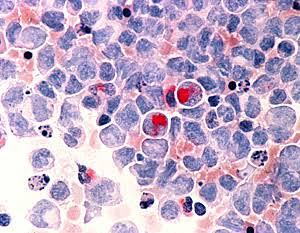
#> input picture img/cancer.jpg, 300 x 233 px
$ jupyter execute 18_tema4.ipynb
#> lines starting #> are read from the running program, lines starting #| are printed output that depends on the picture; after the words box and inside, x2 and y2 are one past the last pixel; in counts of white or black regions, pixels touching at a corner belong together
[cell 1]
import cv2
import numpy as np
import matplotlib.pyplot as plt

img = cv2.imread('..//img/cancer.jpg')
#> img is the input picture: shape (233, 300, 3); mean B, G, R 200.6, 172.1, 193
gris = cv2.cvtColor(img, cv2.COLOR_BGR2GRAY)
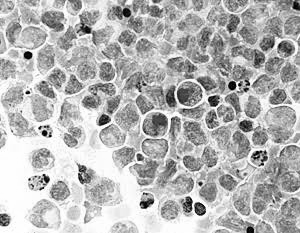
#> gris: shape (233, 300); min 2, max 255, mean 181.6

_, mascara = cv2.threshold(gris, 127, 255, cv2.THRESH_BINARY)
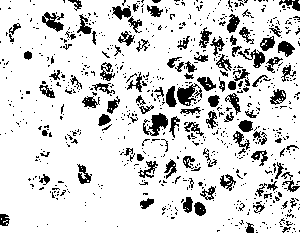
#> mascara: shape (233, 300); 84.5% white; 786 black regions (679 under 20 px), largest, box (x1, y1, x2, y2) and area: (143, 113, 168, 136) 297, (177, 83, 202, 106) 291, (42, 12, 64, 32) 226

kernel = np.array([[0,1,0],[1,1,1],[0,1,1]], dtype=np.uint8) # personalizada

erosion = cv2.erode(mascara, kernel, iterations = 1)
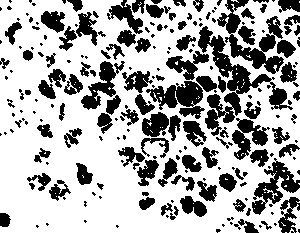
#> erosion: shape (233, 300); 67.9% white; 221 black regions (115 under 20 px), largest, box (x1, y1, x2, y2) and area: (198, 26, 293, 136) 2440, (217, 0, 284, 74) 1617, (146, 81, 205, 119) 1121

plt.figure(figsize=(12, 9))

plt.subplot(1, 4, 1)
plt.title('Original')
plt.imshow(cv2.cvtColor(img, cv2.COLOR_BGR2RGB))
plt.axis('off')

plt.subplot(1, 4, 2)
plt.title('Mascara')
plt.imshow(mascara, cmap='gray')
plt.axis('off')

plt.subplot(1, 4, 3)
plt.title('Kernel')
plt.imshow(kernel, cmap='gray')
plt.axis('off')

plt.subplot(1, 4, 4)
plt.title('Erosion')
plt.imshow(erosion, cmap='gray')
plt.axis('off')

plt.tight_layout()
plt.show()
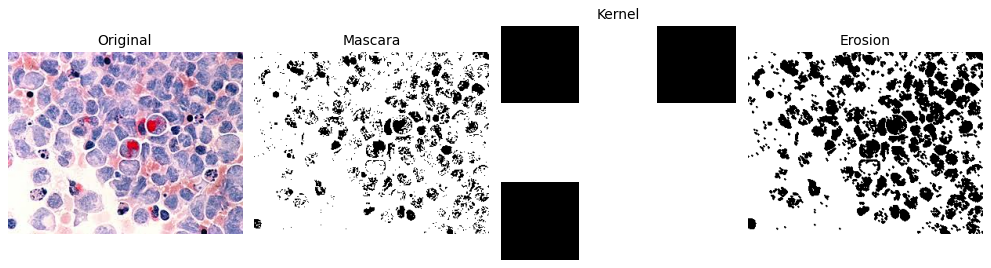
#> figure drawn by matplotlib, 4 panels

[cell 2]
import cv2
import numpy as np
import matplotlib.pyplot as plt

img = cv2.imread('..//img/cancer.jpg')
img2 = cv2.cvtColor(img, cv2.COLOR_BGR2HSV)
#> img2: shape (233, 300, 3); mean H, S, V 129.4, 51.1, 208.4

arr1 = np.array([145, 230, 0])
arr2 = np.array([180, 255, 255])

copia = img2.copy()

mascara = cv2.inRange(copia, arr1, arr2)
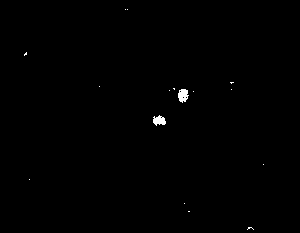
#> mascara: shape (233, 300); 0.34% white; 16 white regions (14 under 20 px), largest, box (x1, y1, x2, y2) and area: (178, 89, 189, 103) 109, (153, 115, 166, 126) 95

# kernel = np.ones((5, 5), np.uint8)

kernel =  np.array([[1,1,1,1,1],[1,1,1,1,1],[1,1,0,1,1],[1,1,1,1,1],[1,1,1,1,1]], dtype=np.uint8)
# kernel = np.array([[0,1,0],[1,1,1],[0,1,1]], dtype=np.uint8)

erosion = cv2.erode(mascara, kernel, iterations=1)
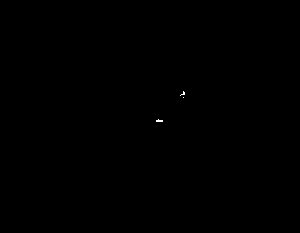
#> erosion: shape (233, 300); 0.04% white in thin lines or dots, all inside (x1, y1, x2, y2) = (156, 91, 185, 122)

plt.figure(figsize=(12, 9))

plt.subplot(1, 4, 1)
plt.title('Original')
plt.imshow(cv2.cvtColor(img, cv2.COLOR_BGR2RGB))
plt.axis('off')

plt.subplot(1, 4, 2)
plt.title('Mascara')
plt.imshow(mascara, cmap='gray')
plt.axis('off')

plt.subplot(1, 4, 3)
plt.title('Kernel')
plt.imshow(kernel, cmap='gray')
plt.axis('off')

plt.subplot(1, 4, 4)
plt.title('Erosion')
plt.imshow(erosion, cmap='gray')
plt.axis('off')

plt.tight_layout()
plt.show()
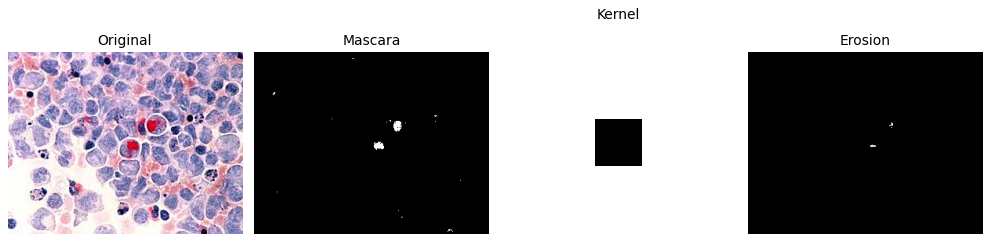
#> figure drawn by matplotlib, 4 panels

[cell 3]
import cv2
import numpy as np
import matplotlib.pyplot as plt

img = cv2.imread('..//img/cancer.jpg')
img2 = cv2.cvtColor(img, cv2.COLOR_BGR2HSV)

arr1 = np.array([145, 230, 0])
arr2 = np.array([180, 255, 255])

copia = img2.copy()

mascara = cv2.inRange(copia, arr1, arr2)

# kernel = np.ones((5, 5), np.uint8)

kernel =  np.array([[1,1,1,1,1],[1,1,1,1,1],[1,1,0,1,1],[1,1,1,1,1],[1,1,1,1,1]], dtype=np.uint8)
# kernel = np.array([[0,1,0],[1,1,1],[0,1,1]], dtype=np.uint8)

erosion = cv2.erode(mascara, kernel, iterations=1)
dilatado = cv2.dilate(mascara, kernel, iterations=1)
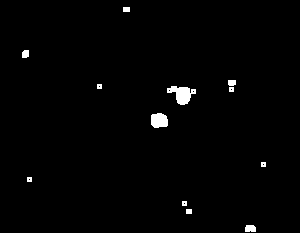
#> dilatado: shape (233, 300); 1.3% white; 12 white regions, largest, box (x1, y1, x2, y2) and area: (167, 86, 196, 105) 309, (151, 113, 168, 128) 217, (245, 225, 256, 232) 71

plt.figure(figsize=(12, 9))

plt.subplot(1, 5, 1)
plt.title('Original')
plt.imshow(cv2.cvtColor(img, cv2.COLOR_BGR2RGB))
plt.axis('off')

plt.subplot(1, 5, 2)
plt.title('Mascara')
plt.imshow(mascara, cmap='gray')
plt.axis('off')

plt.subplot(1, 5, 3)
plt.title('Kernel')
plt.imshow(kernel, cmap='gray')
plt.axis('off')

plt.subplot(1, 5, 4)
plt.title('Erosion')
plt.imshow(erosion, cmap='gray')
plt.axis('off')

plt.subplot(1, 5, 5)
plt.title('Dilatado')
plt.imshow(dilatado, cmap='gray')
plt.axis('off')

plt.tight_layout()
plt.show()
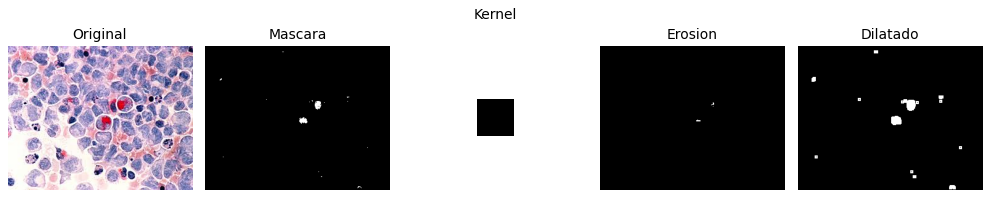
#> figure drawn by matplotlib, 5 panels

$ run again, with img/3333.jpg copied over img/cancer.jpg
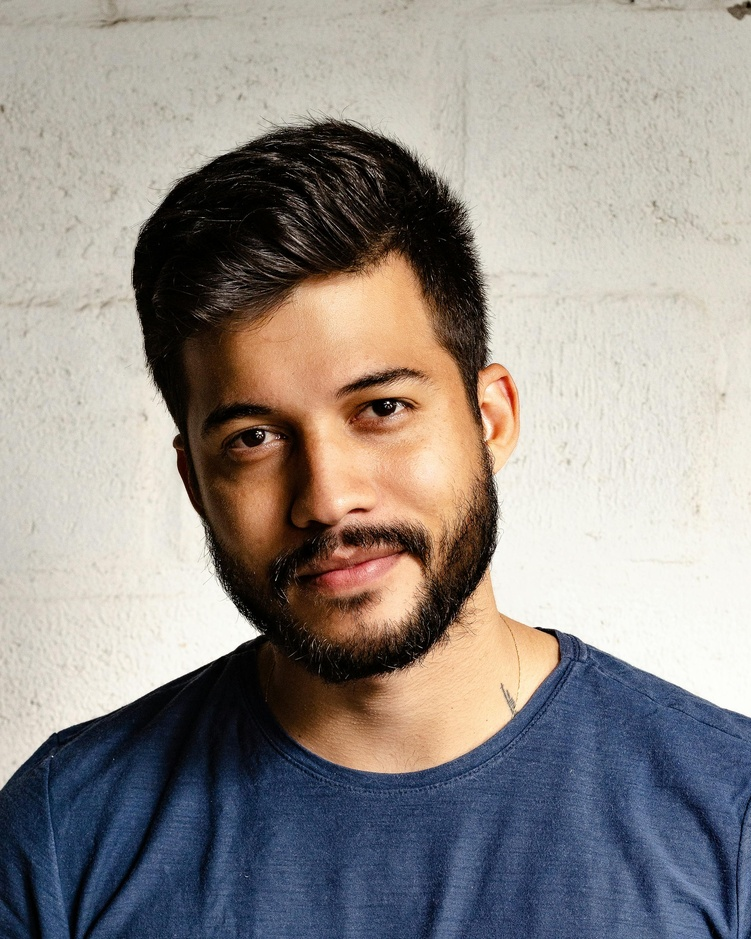
#> input picture img/3333.jpg, 751 x 939 px, shrunk from 2400 x 3000 before the run
#> img is the input picture: shape (939, 751, 3); mean B, G, R 138.1, 142.4, 148.4
#> `_, mascara = cv2.threshold(gris, 127, 255, cv2.THRESH_BINARY)`:
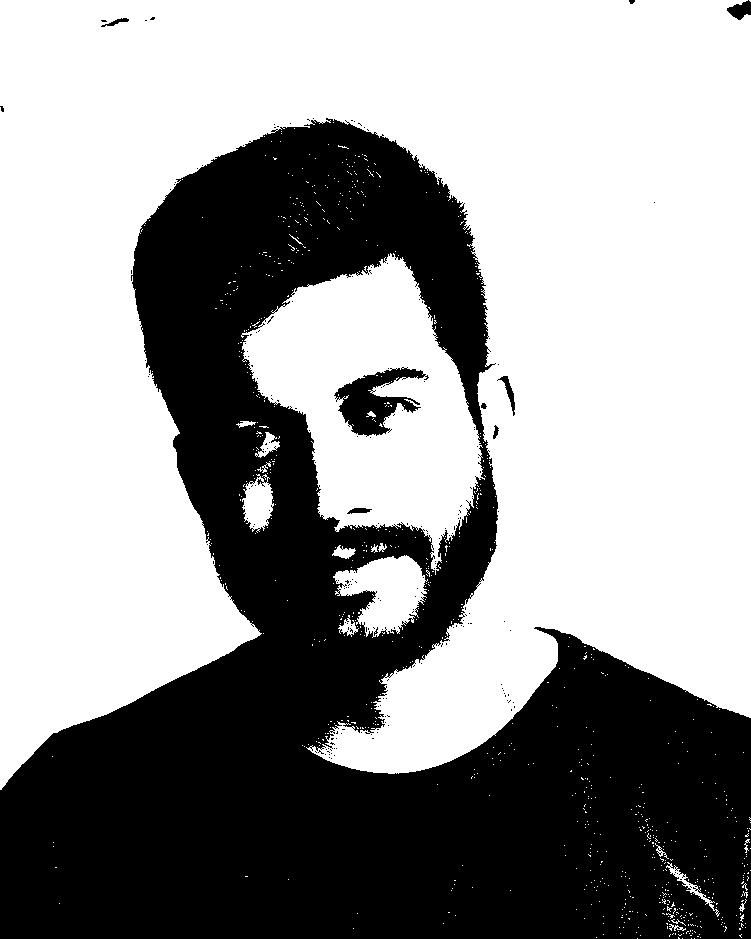
#> mascara: shape (939, 751); 59.6% white; 212 black regions (204 under 20 px), largest, box (x1, y1, x2, y2) and area: (0, 118, 751, 939) 280709, (334, 367, 429, 437) 2974, (727, 0, 751, 20) 286
#> img2: shape (939, 751, 3); mean H, S, V 41.5, 78.5, 159.6
#> `plt.show()`:
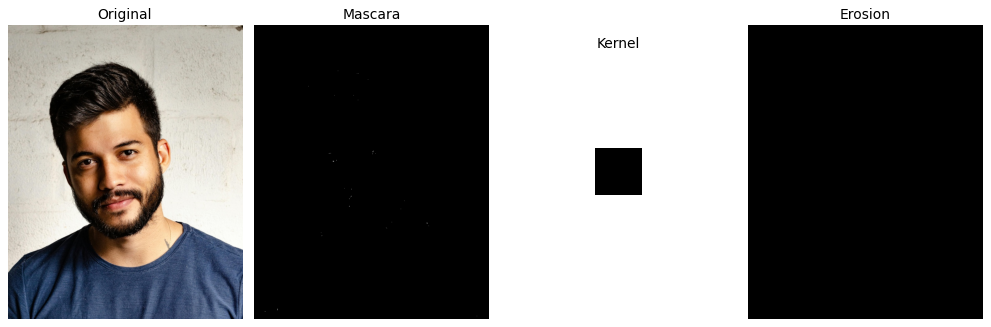
#> figure drawn by matplotlib, 4 panels
#> dilatado: shape (939, 751); 0.14% white; 28 white regions, largest, box (x1, y1, x2, y2) and area: (302, 544, 314, 558) 85, (237, 407, 248, 413) 58, (377, 400, 385, 408) 56
